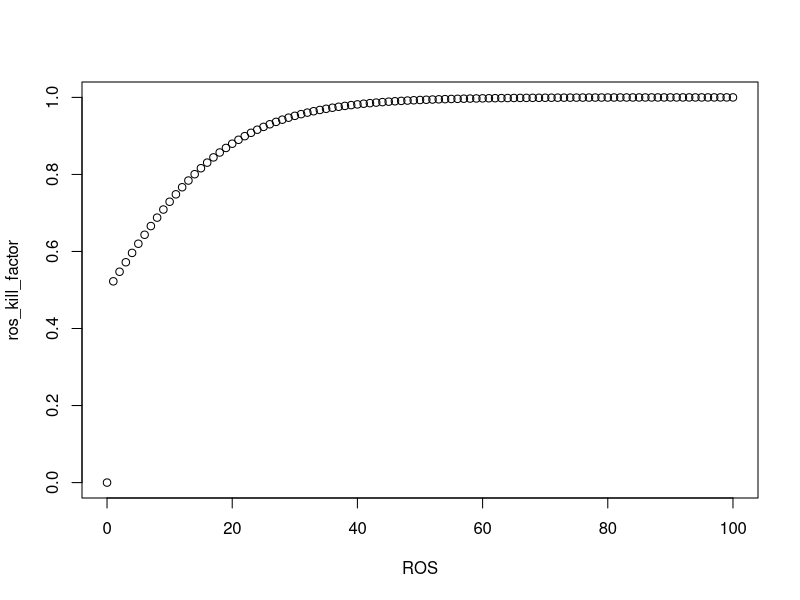

Source code (R):
k = 0.1

th_ROS_microbe = 0.1
ROS = seq(0,100,1)

ros_kill_factor = ifelse(ROS > th_ROS_microbe,
                         1 / (1 + exp(-k * (ROS - th_ROS_microbe))),
                         0)

plot(ROS, ros_kill_factor)
